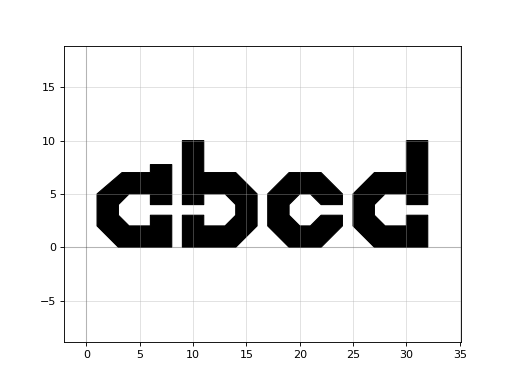

Source code (Python):
import gdsfactory as gf

c = gf.components.text_freetype(text='abcd', size=10, justify='left', layer='WG', font='DEPLOF')
c.plot()
